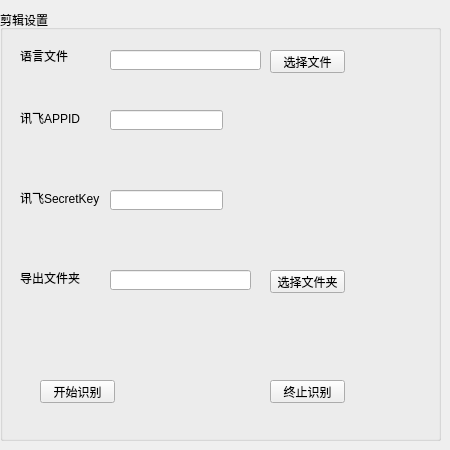
   <widget class="QWidget" name="tab_8">
    <attribute name="title">
     <string>语音识别（srt）</string>
    </attribute>
    <widget class="QGroupBox" name="groupBox_29">
     <property name="geometry">
      <rect>
       <x>0</x>
       <y>10</y>
       <width>441</width>
       <height>431</height>
      </rect>
     </property>
     <property name="title">
      <string>剪辑设置</string>
     </property>
     <widget class="QLabel" name="label_187">
      <property name="geometry">
       <rect>
        <x>20</x>
        <y>40</y>
        <width>54</width>
        <height>12</height>
       </rect>
      </property>
      <property name="text">
       <string>语言文件</string>
      </property>
     </widget>
     <widget class="QLabel" name="label_188">
      <property name="geometry">
       <rect>
        <x>20</x>
        <y>100</y>
        <width>71</width>
        <height>16</height>
       </rect>
      </property>
      <property name="text">
       <string>讯飞APPID</string>
      </property>
     </widget>
     <widget class="QLabel" name="label_190">
      <property name="geometry">
       <rect>
        <x>20</x>
        <y>180</y>
        <width>81</width>
        <height>16</height>
       </rect>
      </property>
      <property name="text">
       <string>讯飞SecretKey</string>
      </property>
     </widget>
     <widget class="QLabel" name="label_191">
      <property name="geometry">
       <rect>
        <x>20</x>
        <y>260</y>
        <width>71</width>
        <height>16</height>
       </rect>
      </property>
      <property name="text">
       <string>导出文件夹</string>
      </property>
     </widget>
     <widget class="QLineEdit" name="lineEdit_88">
      <property name="geometry">
       <rect>
        <x>110</x>
        <y>40</y>
        <width>151</width>
        <height>20</height>
       </rect>
      </property>
      <property name="focusPolicy">
       <enum>Qt::NoFocus</enum>
      </property>
     </widget>
     <widget class="QLineEdit" name="lineEdit_89">
      <property name="geometry">
       <rect>
        <x>110</x>
        <y>100</y>
        <width>113</width>
        <height>20</height>
       </rect>
      </property>
     </widget>
     <widget class="QLineEdit" name="lineEdit_91">
      <property name="geometry">
       <rect>
        <x>110</x>
        <y>180</y>
        <width>113</width>
        <height>20</height>
       </rect>
      </property>
     </widget>
     <widget class="QLineEdit" name="lineEdit_92">
      <property name="geometry">
       <rect>
        <x>110</x>
        <y>260</y>
        <width>141</width>
        <height>20</height>
       </rect>
      </property>
      <property name="focusPolicy">
       <enum>Qt::NoFocus</enum>
      </property>
     </widget>
     <widget class="QPushButton" name="pushButton_53">
      <property name="geometry">
       <rect>
        <x>270</x>
        <y>40</y>
        <width>75</width>
        <height>23</height>
       </rect>
      </property>
      <property name="text">
       <string>选择文件</string>
      </property>
     </widget>
     <widget class="QPushButton" name="pushButton_54">
      <property name="geometry">
       <rect>
        <x>270</x>
        <y>260</y>
        <width>75</width>
        <height>23</height>
       </rect>
      </property>
      <property name="text">
       <string>选择文件夹</string>
      </property>
     </widget>
     <widget class="QPushButton" name="pushButton_55">
      <property name="geometry">
       <rect>
        <x>40</x>
        <y>370</y>
        <width>75</width>
        <height>23</height>
       </rect>
      </property>
      <property name="text">
       <string>开始识别</string>
      </property>
     </widget>
     <widget class="QPushButton" name="pushButton_56">
      <property name="geometry">
       <rect>
        <x>270</x>
        <y>370</y>
        <width>75</width>
        <height>23</height>
       </rect>
      </property>
      <property name="text">
       <string>终止识别</string>
      </property>
     </widget>
    </widget>
   </widget>
